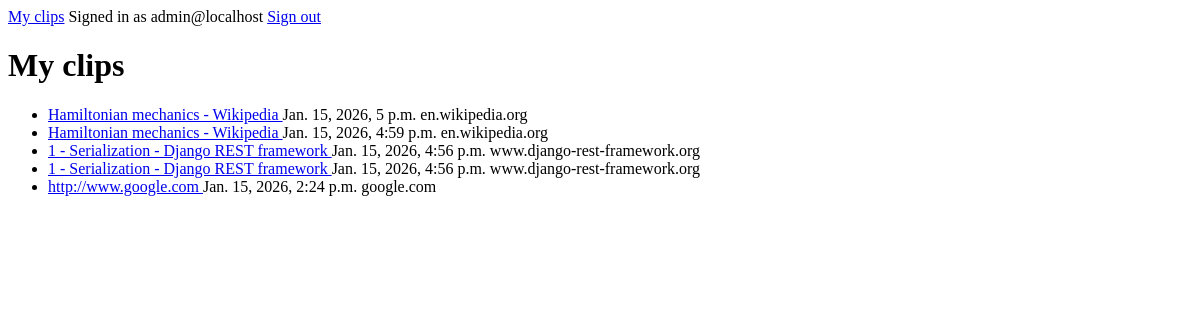
/clips/ (signed in), run on an earlier commit of the app's database.
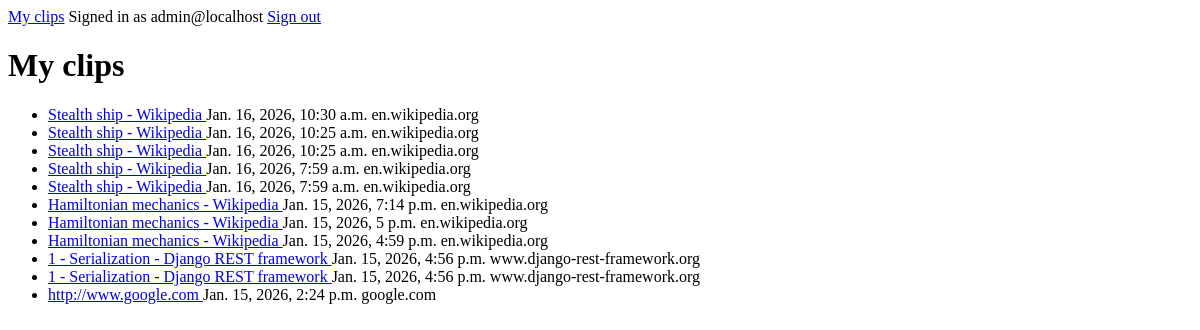
And on a later commit of the database.
### apps/clips/models.py (models this page shows, shortened)
class Clip(models.Model):
    id = models.UUIDField(primary_key=True, default=uuid.uuid4, editable=False)
    user = models.ForeignKey(settings.AUTH_USER_MODEL, on_delete=models.CASCADE, related_name="clips")
    title = models.CharField(max_length=255, blank=True)
    url = models.URLField()
    domain = models.CharField(max_length=255)
    raw_content = models.TextField()
    normalized_text = models.TextField()
    notes = models.TextField(blank=True, null=True)
    labels = models.ManyToManyField(Label, through="ClipLabel", related_name="clips")
    created_at = models.DateTimeField(auto_now_add=True)
    updated_at = models.DateTimeField(auto_now=True)
    class Meta:
        indexes = [
            models.Index(fields=["user", "created_at"]),
            models.Index(fields=["user", "domain"]),
        ]
        ordering = ["-created_at"]

### apps/clips/views.py (the view)
# urls.py: path("", ClipListView.as_view(), name="list"),
class ClipListView(LoginRequiredMixin, ListView):
    model = Clip
    template_name = "clips/list.html"
    context_object_name = "clips"
    def get_queryset(self):
        return (
            Clip.objects.filter(user=self.request.user)
            .select_related("user")
            .prefetch_related("labels")
        )

### apps/clips/templates/clips/list.html (shortened to what this page needs)
{% extends "base.html" %}
{% block content %}
  <h1>My clips</h1>
  {% if clips %}
    <ul>
      {% for clip in clips %}
        <li>
          <a href="{% url 'clips_web:detail' clip.id %}">
            {{ clip.title|default:clip.url }}
          </a>
          <span>{{ clip.created_at }}</span>
          <span>{{ clip.domain }}</span>
        </li>
      {% endfor %}
    </ul>
  {% else %}
    <p>No clips yet.</p>
  {% endif %}
{% endblock %}

### webclippings/templates/base.html (shortened to what this page needs)
<!DOCTYPE html>
<html lang="en">
  <head>
  </head>
  <body>
    <header>
      <nav>
        <a href="{% url 'clips_web:list' %}">My clips</a>
        {% if user.is_authenticated %}
          <span>Signed in as {{ user.email|default:user.username }}</span>
          <a href="{% url 'accounts:logout' %}">Sign out</a>
        {% else %}
          <a href="{% url 'accounts:login' %}">Sign in</a>
        {% endif %}
      </nav>
    </header>
    <main>
      {% block content %}{% endblock %}
    </main>
  </body>
</html>

What changed in the data, as far as the page shows it:
added Clip: title "Stealth ship - Wikipedia", created_at "Jan. 16, 2026, 10:30 a.m.", domain "en.wikipedia.org"
added Clip: title "Stealth ship - Wikipedia", created_at "Jan. 16, 2026, 10:25 a.m.", domain "en.wikipedia.org"
added Clip: title "Stealth ship - Wikipedia", created_at "Jan. 16, 2026, 10:25 a.m.", domain "en.wikipedia.org"
added Clip: title "Stealth ship - Wikipedia", created_at "Jan. 16, 2026, 7:59 a.m.", domain "en.wikipedia.org"
added Clip: title "Stealth ship - Wikipedia", created_at "Jan. 16, 2026, 7:59 a.m.", domain "en.wikipedia.org"
added Clip: title "Hamiltonian mechanics - Wikipedia", created_at "Jan. 15, 2026, 7:14 p.m.", domain "en.wikipedia.org"
